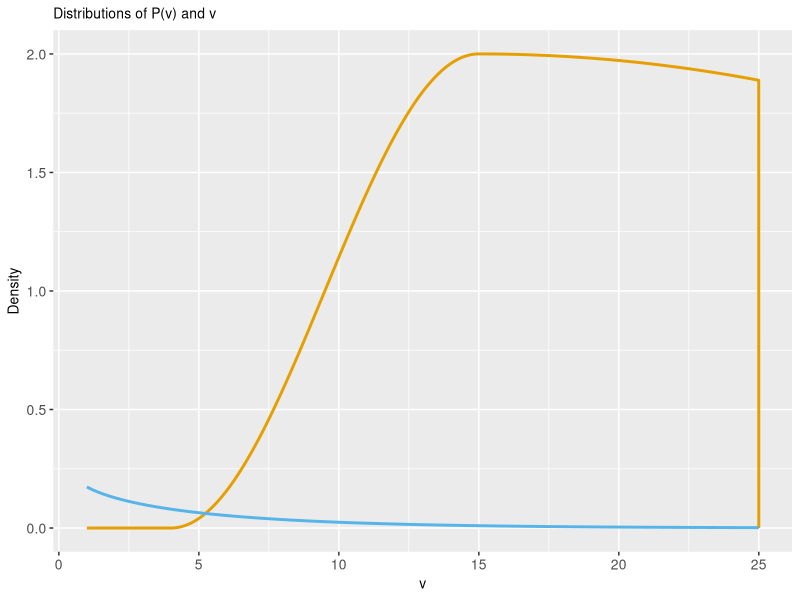
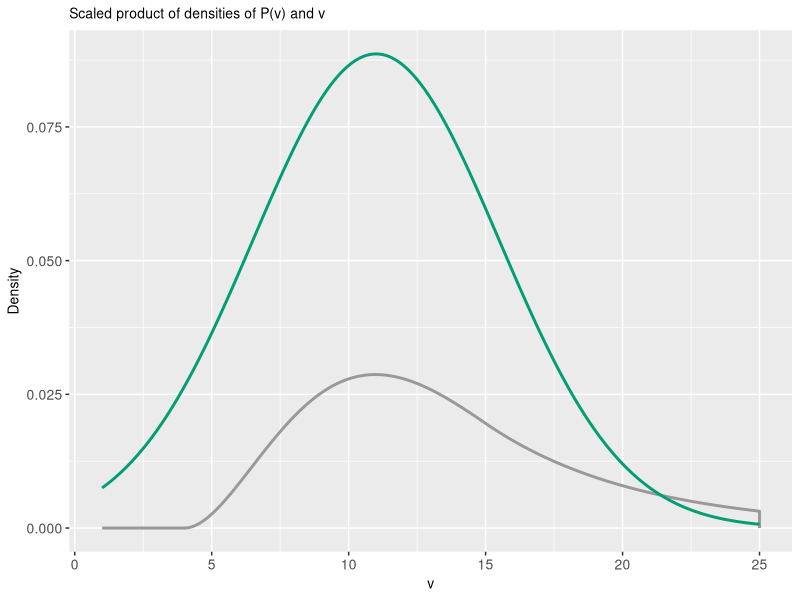

Write R code to recreate these figures, in order.
#################################################################
# ASSIGNMENT 2
# Updated: 2019-09-28
# Author: Anna Carlsson
#################################################################

##### Set working directory and load packages #####
setwd("/Users/anna/Dokument/GitHub/MVE187/Assignments/Assignment_2")
library(ggplot2)
library(gplots)

palette <- c("#999999", "#E69F00", "#56B4E9", "#009E73", "#F0E442", "#0072B2", "#D55E00", "#CC79A7")

set.seed(23563)

##### 1A) Probability of power delivery at any time #####
prob <- pgamma(24, shape = 0.8, scale = 6, log = FALSE) - pgamma(4, shape = 0.8, scale = 6, log = FALSE)

##### 1B) Simulate expected value and CI for expected value

# Define P(v)
P <- function(v){
  n <- length(v)
  P_temp <- rep(0, n)
  for (i in 1:n){
    if (v[i] >= 4 && v[i] < 15 ){
      P_temp[i] <- cos(v[i]*pi/11+7*pi/11) + 1
    }
    if (v[i] >= 15 && v[i] < 25){
      P_temp[i] <- 7/4 + v[i]/30 - v[i]^2/900
    }
  }
  return(P_temp)
}

# Compute approximate expected value
N <- 10000
sample <- rgamma(N, shape = 0.8, scale = 6)
P_sample <- P(sample)
E_approx <- 1/N * sum(P_sample)

# Compute approximate 95% CI
s <- sqrt(1 / (N-1)  * sum((P_sample - E_approx)^2))

ci_lower <- E_approx - 1.96 * s / sqrt(N)
ci_upper <- E_approx + 1.96 * s / sqrt(N)

##### 1C) Numerical integration #####

# Define integrand
integrand <- function(v){
  p <- P(v)
  gamma <- dgamma(v, shape = 0.8, scale = 6)
  return(p*gamma)
}

# Compute integral numerically
E <- integrate(integrand, 4, 25)

##### 1D) Use importance sampling to improve accuracy #####

# Plot each function and consider which proposal density to use
v <- seq(1,25,length.out = 10000)
p_v <- P(v)
pi_v <- dgamma(v, shape = 0.8, scale = 6)
instr_distr <- dnorm(v, mean = 11, sd = 4.5, log = FALSE)

ggplot() +
  geom_line(
    aes(x = v, y = p_v), colour = palette[2], size = 1, show.legend = FALSE) +
  geom_line(
    aes(x = v, y = pi_v), colour = palette[3], size = 1, show.legend = FALSE) +
  labs(title = "Distributions of P(v) and v",
       x = "v",
       y = "Density") + 
  theme(
    plot.title = element_text(size = 10),
    axis.title = element_text(size = 10),
    axis.text = element_text(size = 10),
    legend.position = c(0.89, 0.85),
    legend.background = element_rect(fill=alpha('white', 0.8)))

ggplot() +
  geom_line(
    aes(x = v, y = p_v*pi_v), colour = palette[1], size = 1, show.legend = FALSE) +
  geom_line(
    aes(x = v, y = instr_distr), colour = palette[4], size = 1, show.legend = FALSE) +
  labs(title = "Scaled product of densities of P(v) and v",
       x = "v",
       y = "Density") + 
  theme(
    plot.title = element_text(size = 10),
    axis.title = element_text(size = 10),
    axis.text = element_text(size = 10),
    legend.position = c(0.89, 0.85),
    legend.background = element_rect(fill=alpha('white', 0.8)))

##### 1E) Use proposal density to reestimate mean #####

# Define importance sampling function
P_importance <- function(v){
  p_v <- P(v)
  pi_v <- dgamma(v, shape = 0.8, scale = 6)
  g_v <- dnorm(v, mean = 11, sd = 4.5, log = FALSE)
  return(p_v * pi_v / g_v)
}

N <- 10000
importance_sample <- rnorm(N, mean = 11, sd = 4.5)
P_importance_sample <- P_importance(importance_sample)
E_importance_approx <- 1/N * sum(P_importance_sample)

##### 1F) Estimate variance of power production #####
s_importance <- sqrt(1 / (N-1)  * sum((P_importance_sample - E_importance_approx)^2))

ci_importance_lower <- E_importance_approx - 1.96 * s_importance / sqrt(N)
ci_importance_upper <- E_importance_approx + 1.96 * s_importance / sqrt(N)
